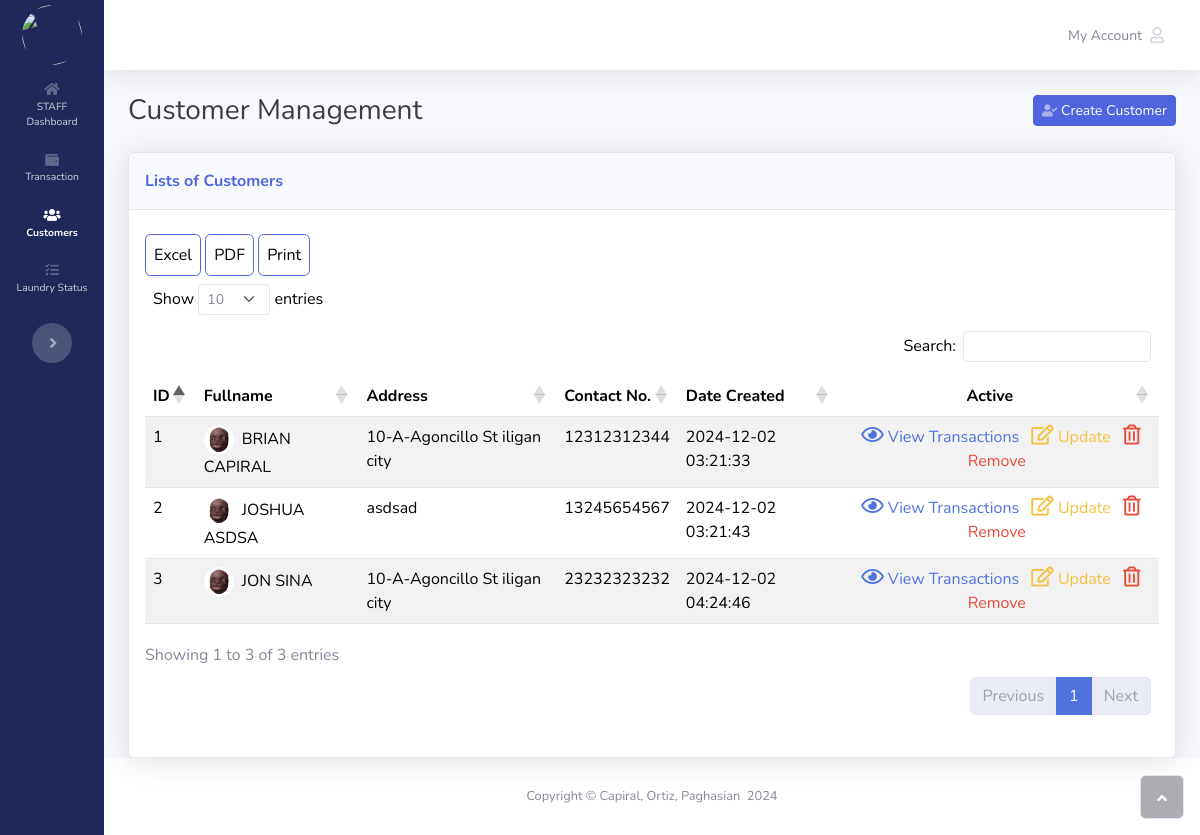
Screenshot of /customer.php (signed in) with the database file from the repository.
### tables this page shows
CREATE TABLE `customers` (
  `id` int(11) NOT NULL,
  `fullname` varchar(255) DEFAULT NULL,
  `address` varchar(255) DEFAULT NULL,
  `contact` varchar(255) DEFAULT NULL,
  `created_at` datetime DEFAULT current_timestamp()
);

### functions/views/customers.php (the view, shortened to what this page needs)
<?php
include_once 'functions/connection.php';
$sql = 'SELECT * FROM customers ORDER BY fullname ASC';
$stmt = $db->prepare($sql);
$stmt->execute();
$results = $stmt->fetchAll();
foreach ($results as $row) {
$fullname = $row['fullname'];
$fullname = explode(' ', $fullname);
$firstname = $fullname[0];
$lastname = $fullname[1];
?>
    <tr>
        <td><?php echo $row['id']; ?></td>
        <td><img class="rounded-circle me-2" width="30" height="30" src="assets/img/profile.png"><?php echo $row['fullname']; ?></td>
        <td><?php echo $row['address']; ?></td>
        <td><?php echo $row['contact']; ?></td>
        <td><?php echo $row['created_at']; ?></td>
        <td class="text-center">
            <a class="mx-1 text-decoration-none" href="profile-customer.php?id=<?php echo $row['id'] ?>"><i class="far fa-eye" style="font-size: 20px;"></i> View Transactions</a>
            <a class="mx-1 text-decoration-none text-warning" href="#" data-bs-target="#update" data-bs-toggle="modal" data-id="<?php echo $row['id']?>" data-firstname="<?php echo $firstname ?>" data-lastname="<?php echo $lastname ?>" data-address="<?php echo $row['address'] ?>" data-contact="<?php echo $row['contact'] ?>" ><i class="far fa-edit text-warning" style="font-size: 20px;"></i> Update</a>
            <a class="mx-1 text-decoration-none text-danger" href="#" data-bs-target="#remove" data-bs-toggle="modal" data-id="<?php echo $row['id']?>"><i class="far fa-trash-alt text-danger" style="font-size: 20px;"></i> Remove</a>
        </td>
    </tr>
<?php
}

### assets/css/bs-theme-overrides.css (style rules this page uses)
:root, [data-bs-theme=light] { --bs-primary: #4e65df; --bs-primary-rgb: 78,101,223; --bs-primary-text-emphasis: #1F2859; --bs-primary-bg-subtle: #DCE0F9; --bs-primary-border-subtle: #B8C1F2; }

### rows the page displays
customers: id "1", fullname "BRIAN CAPIRAL", address "10-A-Agoncillo St iligan city", contact "12312312344", created_at "2024-12-02 03:21:33"
customers: id "3", fullname "JON SINA", address "10-A-Agoncillo St iligan city", contact "23232323232", created_at "2024-12-02 04:24:46"
customers: id "2", fullname "JOSHUA ASDSA", address "asdsad", contact "13245654567", created_at "2024-12-02 03:21:43"
